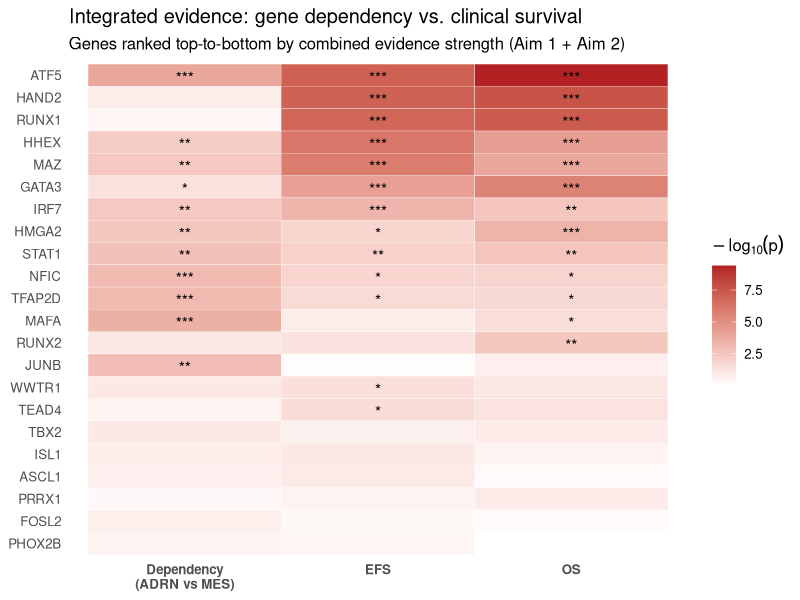

The R script that drew this image:
## 04_crossdataset_integration.R
## Week 10 deliverable: consolidate Aim 1 (CRISPR dependency) and Aim 2
## (KOCAK survival) evidence into a single prioritised transcription
## factor list, per Section 8 of the proposal ("Rank candidate TFs based
## on convergent evidence: dependency significance, effect size,
## prognostic significance").

suppressMessages({
  library(ggplot2)
  library(reshape2)
})

dir.create("outputs", showWarnings = FALSE)

## ---- 1. Load results from Aim 1 and Aim 2 -----------------------------------
dep <- read.csv("outputs/aim1_TF_dependency_limma_results.csv")
efs <- read.csv("outputs/aim2_cox_EFS_results.csv")
os  <- read.csv("outputs/aim2_cox_OS_results.csv")

## Restrict to the candidate universe actually tested in Aim 2
## (literature ADRN/MES-CRC TFs + top Aim 1 hits)
candidate_TFs <- efs$Gene
dep <- dep[dep$Gene %in% candidate_TFs, c("Gene", "diff_MES_minus_ADRN", "P.Value", "adj.P.Val")]
names(dep) <- c("Gene", "dep_diff_MES_minus_ADRN", "dep_P", "dep_FDR")

efs <- efs[, c("Gene", "HR", "P.Value", "adj.P.Val")]
names(efs) <- c("Gene", "EFS_HR", "EFS_P", "EFS_FDR")

os <- os[, c("Gene", "HR", "P.Value", "adj.P.Val")]
names(os) <- c("Gene", "OS_HR", "OS_P", "OS_FDR")

## ---- 2. Merge into one integrated evidence table ----------------------------
integrated <- Reduce(function(x, y) merge(x, y, by = "Gene", all = TRUE),
                      list(dep, efs, os))

## ---- 3. Composite ranking score ----------------------------------------------
## Raw p-values (not FDR) are used for the composite score because the
## three FDR corrections were computed over different denominators
## (743 genome-wide TFs for Aim 1 vs. 22 candidates for Aim 2) and are
## not directly comparable; adjusted p-values per test are retained in
## the output table for transparency.
integrated$composite_score <- -log10(integrated$dep_P) +
                               -log10(integrated$EFS_P) +
                               -log10(integrated$OS_P)

integrated$n_nominal_sig <- rowSums(cbind(
  integrated$dep_P < 0.05,
  integrated$EFS_P < 0.05,
  integrated$OS_P  < 0.05
), na.rm = TRUE)

integrated$n_FDR_sig <- rowSums(cbind(
  integrated$dep_FDR < 0.05,
  integrated$EFS_FDR < 0.05,
  integrated$OS_FDR  < 0.05
), na.rm = TRUE)

integrated <- integrated[order(-integrated$composite_score), ]

write.csv(integrated, "outputs/integration_TF_ranking.csv", row.names = FALSE)

cat("== Integrated TF ranking (Aim 1 dependency + Aim 2 EFS/OS survival) ==\n")
print(integrated[, c("Gene", "composite_score", "n_nominal_sig", "n_FDR_sig",
                      "dep_P", "EFS_P", "OS_P")], row.names = FALSE, digits = 3)

## ---- 4. Convergence heatmap --------------------------------------------------
plot_df <- integrated[, c("Gene", "dep_P", "EFS_P", "OS_P")]
plot_df$Gene <- factor(plot_df$Gene, levels = rev(integrated$Gene))  # keep rank order
long <- melt(plot_df, id.vars = "Gene", variable.name = "Test", value.name = "P")
long$Test <- factor(long$Test, levels = c("dep_P", "EFS_P", "OS_P"),
                     labels = c("Dependency\n(ADRN vs MES)", "EFS", "OS"))
long$neg_log10_p <- -log10(long$P)
long$sig_label <- ifelse(long$P < 0.001, "***",
                   ifelse(long$P < 0.01, "**",
                   ifelse(long$P < 0.05, "*", "")))

p <- ggplot(long, aes(x = Test, y = Gene, fill = neg_log10_p)) +
  geom_tile(color = "white") +
  geom_text(aes(label = sig_label), color = "black", size = 4, vjust = 0.7) +
  scale_fill_gradient(low = "white", high = "firebrick",
                       name = expression(-log[10](p))) +
  labs(title = "Integrated evidence: gene dependency vs. clinical survival",
       subtitle = "Genes ranked top-to-bottom by combined evidence strength (Aim 1 + Aim 2)",
       x = NULL, y = NULL) +
  theme_minimal(base_size = 12) +
  theme(panel.grid = element_blank(),
        axis.text.x = element_text(face = "bold"))

ggsave("outputs/integration_heatmap.png", p, width = 7, height = 8, dpi = 150)

cat("\nSaved: outputs/integration_TF_ranking.csv\n")
cat("Saved: outputs/integration_heatmap.png\n")
